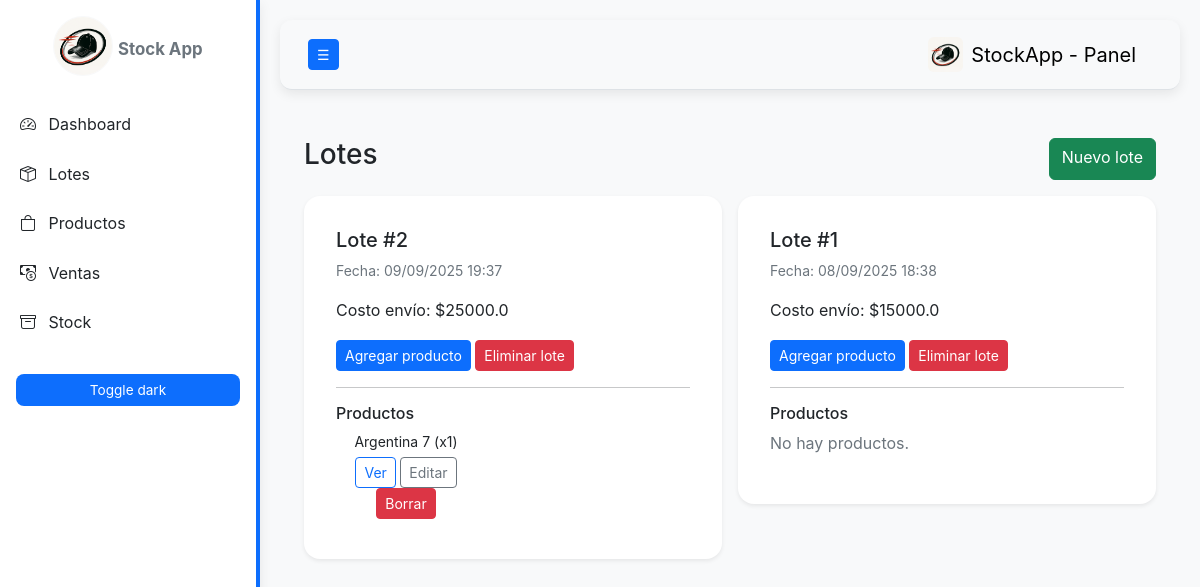
The app's page /lotes, older data.
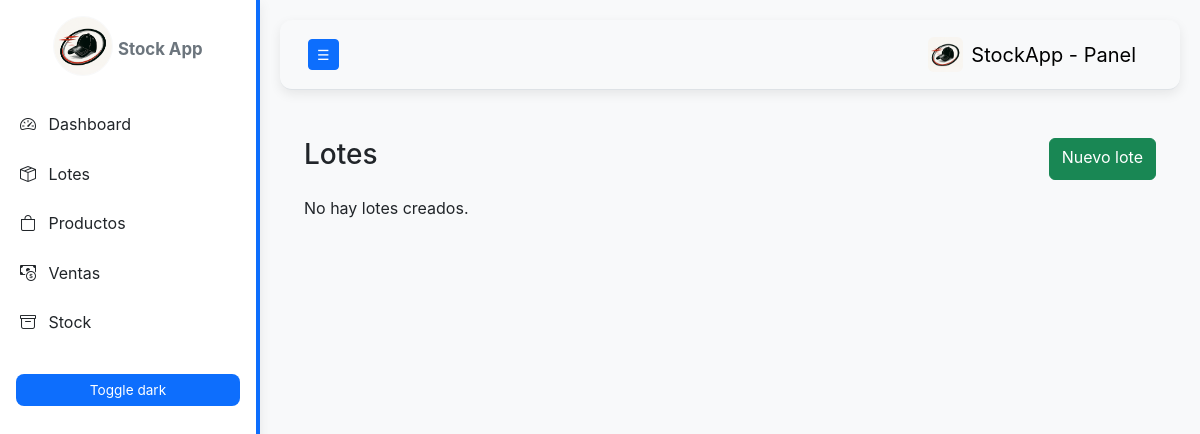
The same page, newer data.
### models.py (models this page shows, shortened)
class Lote(db.Model):
    id = db.Column(db.Integer, primary_key=True)
    fecha = db.Column(db.DateTime, default=datetime.utcnow)
    costo_envio = db.Column(db.Float, nullable=False, default=0.0)
    productos = db.relationship("Producto", back_populates="lote", cascade="all, delete-orphan")

class Producto(db.Model):
    id = db.Column(db.Integer, primary_key=True)
    nombre = db.Column(db.String(150), nullable=False)
    cantidad = db.Column(db.Integer, default=0)
    precio_compra = db.Column(db.Float, nullable=False, default=0.0)
    costo_envio_unitario = db.Column(db.Float, default=0.0)
    costo_extra = db.Column(db.Float, default=0.0)
    margen = db.Column(db.Float, default=0.5)
    precio_sugerido = db.Column(db.Float, default=0.0)
    lote_id = db.Column(db.Integer, db.ForeignKey("lote.id"), nullable=True)
    lote = db.relationship("Lote", back_populates="productos")
    fotos = db.relationship("FotoProducto", back_populates="producto", cascade="all, delete-orphan")
    ventas = db.relationship("Venta", back_populates="producto")

### app.py (the view)
@app.route("/lotes")
def lotes():
    lotes = Lote.query.order_by(Lote.fecha.desc()).all()
    return render_template("lotes.html", lotes=lotes)

### templates/lotes.html (shortened to what this page needs)
{% extends "base.html" %}
{% block content %}
<div class="d-flex justify-content-between mb-3">
  <h3>Lotes</h3>
  <a class="btn btn-success" href="{{ url_for('add_lote') }}">Nuevo lote</a>
</div>
{% if lotes %}
  <div class="row g-3">
    {% for lote in lotes %}
      <div class="col-md-6">
        <div class="card shadow-sm">
          <div class="card-body">
            <h5>Lote #{{ lote.id }}</h5>
            <p class="small text-muted">Fecha: {{ lote.fecha.strftime('%d/%m/%Y %H:%M') }}</p>
            <p>Costo envío: ${{ lote.costo_envio }}</p>
            <a class="btn btn-primary btn-sm" href="{{ url_for('add_product', lote_id=lote.id) }}">Agregar producto</a>
            <form method="post" action="{{ url_for('delete_lote', lote_id=lote.id) }}" class="d-inline" onsubmit="return confirm('Eliminar lote?')">
              <button class="btn btn-danger btn-sm">Eliminar lote</button>
            </form>
            <hr>
            <h6>Productos</h6>
            {% if lote.productos %}
              <div class="d-flex flex-wrap">
                {% for p in lote.productos %}
                  <div class="me-3 text-center mb-2" style="width:140px;">
                    <div class="small">{{ p.nombre }} (x{{ p.cantidad }})</div>
                    <div class="mt-1">
                      <a class="btn btn-sm btn-outline-primary" href="{{ url_for('ver_producto', producto_id=p.id) }}">Ver</a>
                      <a class="btn btn-sm btn-outline-secondary" href="{{ url_for('editar_producto', producto_id=p.id) }}">Editar</a>
                      <form method="post" action="{{ url_for('eliminar_producto', producto_id=p.id) }}" class="d-inline">
                        <button class="btn btn-sm btn-danger" onclick="return confirm('Eliminar producto?')">Borrar</button>
                      </form>
                    </div>
                  </div>
                {% endfor %}
              </div>
            {% else %}
              <p class="text-muted">No hay productos.</p>
            {% endif %}
          </div>
        </div>
      </div>
    {% endfor %}
  </div>
{% else %}
  <p>No hay lotes creados.</p>
{% endif %}
{% endblock %}

Row changes from the older to the newer data that the page shows:
removed Lote: id "2", fecha "09/09/2025 19:37", costo_envio "25000.0"
removed Producto: nombre "Argentina 7", cantidad "1"
removed Lote: id "1", fecha "08/09/2025 18:38", costo_envio "15000.0", shows "No hay productos."
Text that changed along with them:
text now shown: "No hay lotes creados."
